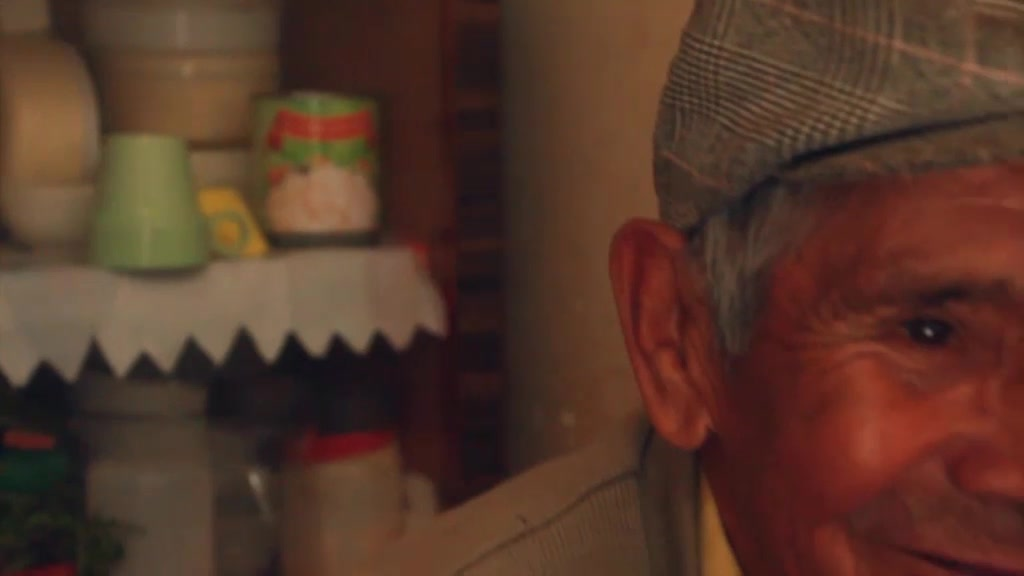
//> input picture data/old_man.0005.jpg, 1024 x 576 px
$ ./regularization data/old_man.0001.jpg data/old_man.0005.jpg data/old_man.0005.jpg 2 out.png 3 3   (built with g++ and OpenCV 4)
//> lines starting //> are read from the running program, lines starting //| are printed output that depends on the picture
#include <vector>
#include <sstream>
#include <string>
#include <algorithm>
#include <iostream>
#include <opencv2/opencv.hpp>
#include <opencv2/core/core.hpp>
#include <opencv2/imgcodecs.hpp>
#include <opencv2/highgui/highgui.hpp>
#include "regularization.h"

using namespace std;

int main(int argc, char **argv)
{
    char *infile_root=  argv[1];
    char *processedfile_root=  argv[2];
    char *file_ext=   argv[3];
	float lambdaT = atof(argv[4]);
    char *outfile_root=  argv[5];
    int fstart= atoi(argv[6]);
    int fend=   atoi(argv[7]);
    //int W = atoi(argv[8]);
    //int H = atoi(argv[9]);

    cv::Mat instreamer,processedstreamer,outputstreamer,firstframe,backwardoflow;

    //read first frame to get size
    char firstname[200];
    sprintf(firstname,"%s.%04d.%s",infile_root,fstart,file_ext);
    firstframe = cv::imread(firstname, CV_LOAD_IMAGE_COLOR);
//> firstframe is the input picture: 576 rows x 1024 cols, CV_8UC3; mean B, G, R 40.7, 54.1, 84.4
    int W = firstframe.cols;
//> W = 1024
    int H = firstframe.rows;
//> H = 576
    cout << "first input frame : " << firstname << " size : " << W << "x" << H << endl;
//| first input frame : data/old_man.0001.jpg.0003.data/old_man.0005.jpg size : 1024x576
    //image vectors
    std::vector<float> prevInput(W*H*3);
	std::vector<float> curInput(W*H*3);
	std::vector<float> curProcessed(W*H*3);
	std::vector<float> prevSolution(W*H*3);
	std::vector<float> curSolution(W*H*3);
    std::vector<float> optflowBackward(W*H*2);

    //main loop
    for (int i=fstart; i<=fend; i++)
    {
        cout << "procesing frame : " << i << endl;
        double startTick, time;
        startTick = (double) getTickCount(); // measure time

        char inname[200];
        sprintf(inname,"%s.%04d.%s",infile_root,i,file_ext);
        //cout << "inputfile : " << inname << endl;
        char processedfilename[200];
        sprintf(processedfilename,"%s.%04d.%s",processedfile_root,i,file_ext);
        //cout << "processedfile : " << processedfilename << endl;
        char outfilename[200];
        sprintf(outfilename,"%s.%04d.%s",outfile_root,i,file_ext);
        //cout << "outputfile : " << outfilename << endl;
        char oflowname[200];
        sprintf(oflowname,"%s.%04d.exr",outfile_root,i);
        //cout << "opticalflowfile : " << oflowname << endl;
        char quivername[200];
        sprintf(quivername,"%s_quiver.%04d.%s",outfile_root,i,file_ext);
        //cout << "quiverfile : " << quivername << endl;

        //read infile
        instreamer = cv::imread(inname, CV_LOAD_IMAGE_COLOR);
        processedstreamer = cv::imread(processedfilename, CV_LOAD_IMAGE_COLOR);

        //fill vectors curInput and curProcessed with image value
#pragma omp parallel for
        for (int y = 0; y < H; y++) {
            for (int x = 0; x < W; x++) {
                cv::Vec3b IN = instreamer.at<cv::Vec3b>(y, x);
                curInput[(y*W+x)*3 + 0] = IN.val[2]/255.;
                curInput[(y*W+x)*3 + 1] = IN.val[1]/255.;
                curInput[(y*W+x)*3 + 2] = IN.val[0]/255.;
                cv::Vec3b PROCESS = processedstreamer.at<cv::Vec3b>(y, x);
                curProcessed[(y*W+x)*3 + 0] = PROCESS.val[2]/255.;
                curProcessed[(y*W+x)*3 + 1] = PROCESS.val[1]/255.;
                curProcessed[(y*W+x)*3 + 2] = PROCESS.val[0]/255.;
            }
        }
//> after the loop, curInput = 1769472 items; curProcessed = 1769472 items


        curSolution = curProcessed;
//> curSolution = 1769472 items

		solve_frame<float>(&prevInput[0], &curInput[0], &curProcessed[0], &prevSolution[0], &curSolution[0], &optflowBackward[0], W, H, lambdaT, i==fstart);
//> (this line was passed over: solve_frame is not available in this run)

		prevInput = curInput;
//> prevInput = 1769472 items
		prevSolution = curSolution;
//> prevSolution = 1769472 items

        //preview opticalflow
        backwardoflow = cv::Mat::zeros(H,W, CV_32FC3);
#pragma omp parallel for
        for (int y = 0; y < H; y++) {
            for (int x = 0; x < W; x++) {
			float flowx= optflowBackward[(y*W+x)*2+0]-x;
			float flowy= optflowBackward[(y*W+x)*2+1]-y;
            float flowz= 0;
            backwardoflow.at<cv::Vec3f>(y, x) = cv::Vec3f(flowz,flowy,flowx);
            }
        }
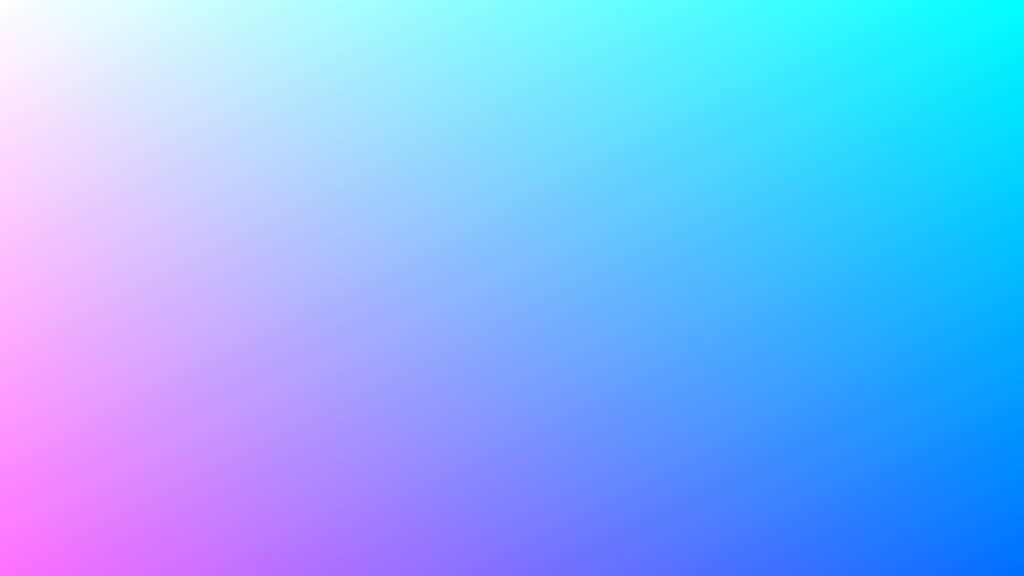
//> backwardoflow: 576 rows x 1024 cols, CV_32FC3; mean B, G, R 0, -287.5, -511; drawn with min black and max white

        const int resolution = 20;
#pragma omp parallel for
        for (int y = 0; y < instreamer.rows; y += resolution) {
            for (int x = 0; x < instreamer.cols; x += resolution) {
			cv::Vec3f v = backwardoflow.at<cv::Vec3f>(y, x);
			cv::Point2f p(x, y);
			cv::Point2f p2(x-v[2], y-v[1]);
			cv::arrowedLine(instreamer, p, p2, cv::Scalar(255,0,  0), 1.5, 8, 0, 0.3);
            }
        }
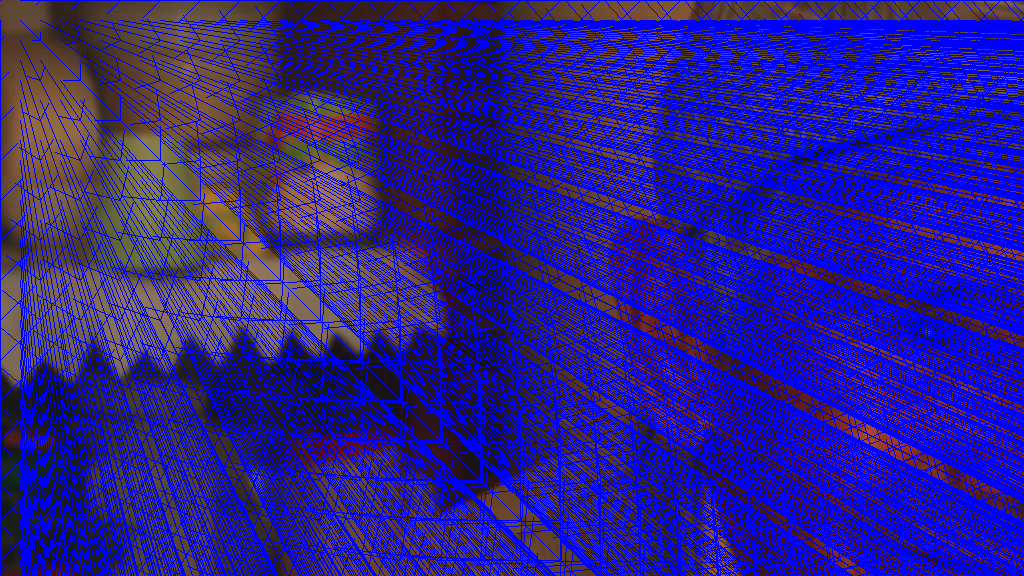
//> instreamer: 576 rows x 1024 cols, CV_8UC3; mean B, G, R 143.4, 30.2, 44.4
        cv::imwrite(quivername, instreamer);
        //preview
        //cv::namedWindow("oflow");
        //cv::imshow("oflow", backwardoflow);
        //cv::waitKey(0);

		//back in opencv frame
        outputstreamer = cv::Mat::zeros(H,W, CV_8UC3);
#pragma omp parallel for
        for (int y = 0; y < H; y++) {
            for (int x = 0; x < W; x++) {
                float Ox= min(255., max(0., curSolution[(y*W+x)*3+0]*255.));
                float Oy= min(255., max(0., curSolution[(y*W+x)*3+1]*255.));
                float Oz= min(255., max(0., curSolution[(y*W+x)*3+2]*255.));
                //outputstreamer.at<cv::Vec3b>(y, x) = cv::Vec3b(int(Oz),int(Oy),int(Ox));
                outputstreamer.at<cv::Vec3b>(y, x) = cv::Vec3b(Oz,Oy,Ox);
            }
        }

        cv::imwrite(outfilename, outputstreamer);
        time = ((double) getTickCount() - startTick) / getTickFrequency();
        printf("Time [s]: %.3f\n\n", time);
    }
}

$ run again, on data/old_man.0011.jpg
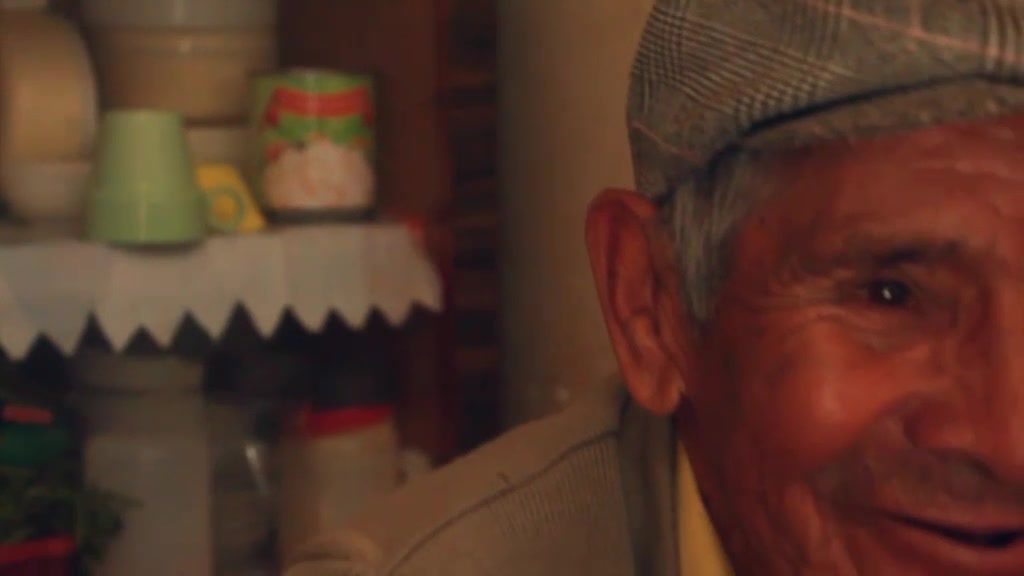
//> input picture data/old_man.0011.jpg, 1024 x 576 px
//> firstframe is the input picture: 576 rows x 1024 cols, CV_8UC3; mean B, G, R 40, 52.9, 84.3
//| first input frame : data/old_man.0011.jpg.0003.data/old_man.0011.jpg size : 1024x576
//> after the loop `for (int y = 0; y < H; y++)`: curInput = 1769472 items
//> after the loop `for (int y = 0; y < instreamer.rows; y += resolution)`:
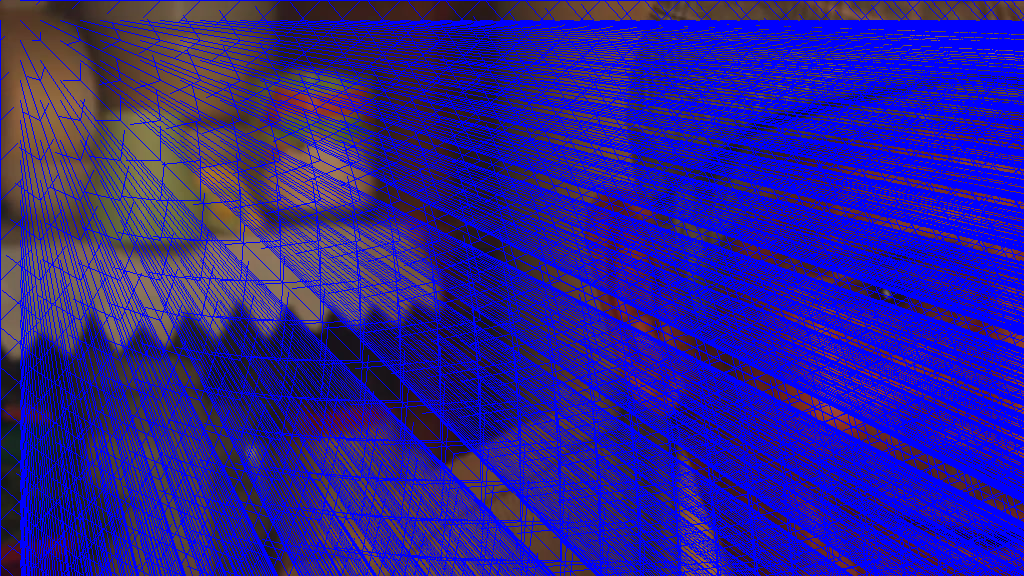
//> instreamer: 576 rows x 1024 cols, CV_8UC3; mean B, G, R 143.2, 29.7, 44.3
